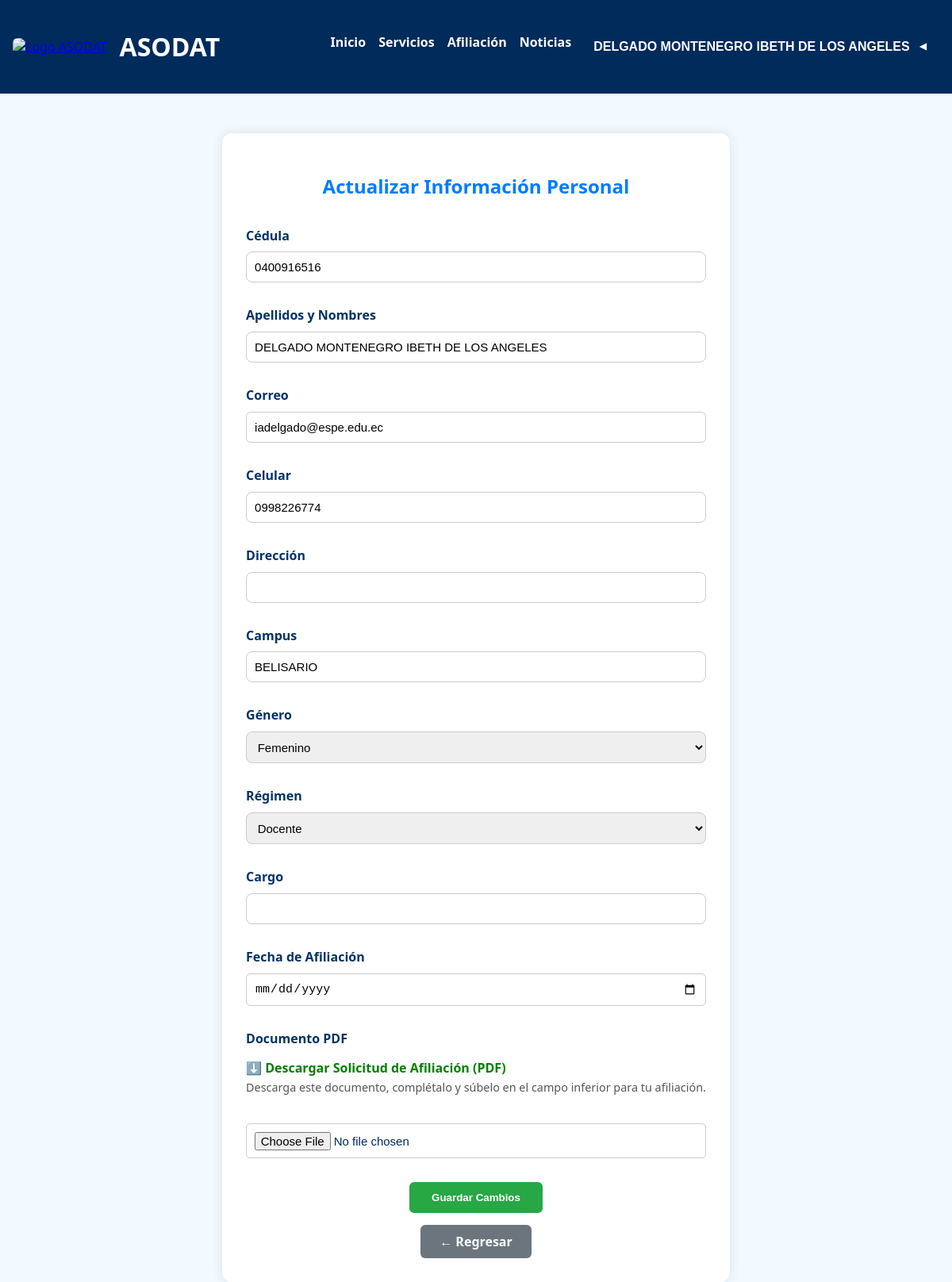
Screenshot of /pagina_actualizacion.php (signed in) with the database file from the repository.
### tables this page shows
CREATE TABLE `socios` (
  `apellidos_nombres` varchar(255) DEFAULT NULL,
  `campus` varchar(50) DEFAULT NULL,
  `genero` char(1) DEFAULT NULL,
  `regimen` varchar(50) DEFAULT NULL,
  `celular` varchar(15) DEFAULT NULL,
  `cedula` varchar(15) NOT NULL,
  `rol` varchar(20) DEFAULT NULL,
  `cargo` varchar(255) DEFAULT NULL,
  `direccion` varchar(255) DEFAULT NULL,
  `fecha_afiliacion` date DEFAULT NULL,
  `documento_pdf` varchar(255) DEFAULT NULL,
  `observaciones` text DEFAULT NULL,
  `correo` varchar(30) DEFAULT NULL,
  `tipo_usuario` enum('nuevo','adherente','fundador') DEFAULT 'nuevo'
);

### pagina_actualizacion.php (the view, shortened to what this page needs)
<?php
include("conexion.php");
$cedula = $_SESSION['cedula'];
$sql = "SELECT * FROM socios WHERE cedula = ?";
$stmt = $conn->prepare($sql);
$stmt->bind_param("s", $cedula);
$stmt->execute();
$result = $stmt->get_result();
$datos = $result->fetch_assoc();
?>
<!DOCTYPE html>
<html lang="es">
<link rel="stylesheet" href="styles.css" />
<link href="https://cdnjs.cloudflare.com/ajax/libs/font-awesome/6.0.0-beta3/css/all.min.css" rel="stylesheet">
<head>
</head>
<body>
    <header class="header">
        <div class="container">
            <div class="logo-section">
                <a href="index.php">
                    <img src="img/Logo Asociación.jpeg" alt="Logo ASODAT" class="logo-img">
                </a>
                <h1 class="logo">ASODAT</h1>
            </div>
            <nav class="nav">
                <a href="index.php">Inicio</a>
                <a href="servicios.php">Servicios</a>
                <a href="afiliacion.php">Afiliación</a>
                <a href="noticias.php">Noticias</a>
                <?php if (isset($_SESSION['cedula'])): ?>
                    <div class="dropdown">
                        <button class="dropbtn">
                            <?= $_SESSION['nombre_completo'] ?>
                            <span class="flecha">▼</span>
                        </button>
                    </div>
                <?php else: ?>
                    <a class="activo" href="login.php">Login</a>
                <?php endif; ?>
        </div>
    </header>
    <div class="contenedor">
        <h2>Actualizar Información Personal</h2>
        <form method="POST" enctype="multipart/form-data">
            <div class="form-group">
                <label>Cédula</label>
                <input type="text" name="cedula" value="<?= htmlspecialchars($cedula) ?>" readonly>
            </div>
            <div class="form-group">
                <label>Apellidos y Nombres</label>
                <input type="text" name="apellidos_nombres" value="<?= htmlspecialchars($datos['apellidos_nombres']) ?>" required>
            </div>
            <div class="form-group">
                <label>Correo</label>
                <input type="email" name="correo" value="<?= htmlspecialchars($datos['correo']) ?>" required>
            </div>
            <div class="form-group">
                <label>Celular</label>
                <input type="text" name="celular" value="<?= htmlspecialchars($datos['celular']) ?>" required>
            </div>
            <div class="form-group">
                <label>Dirección</label>
                <input type="text" name="direccion" value="<?= htmlspecialchars($datos['direccion']) ?>" required>
            </div>
            <div class="form-group">
                <label>Campus</label>
                <input type="text" name="campus" value="<?= htmlspecialchars($datos['campus']) ?>" required>
            </div>
            <div class="form-group">
                <label>Género</label>
                <select name="genero" required>
                    <option value="F" <?= $datos['genero'] == 'F' ? 'selected' : '' ?>>Femenino</option>
                </select>
            </div>
            <div class="form-group">
                <label>Régimen</label>
                <select name="regimen" required>
                    <option value="DOCENTE" <?= $datos['regimen'] == 'DOCENTE' ? 'selected' : '' ?>>Docente</option>
                </select>
            </div>
            <div class="form-group">
                <label>Cargo</label>
                <input type="text" name="cargo" value="<?= htmlspecialchars($datos['cargo']) ?>" required>
            </div>
            <div class="form-group">
                <label>Fecha de Afiliación</label>
                <input type="date" name="fecha_afiliacion" value="<?= htmlspecialchars($datos['fecha_afiliacion']) ?>" required>
            </div>
            <div class="form-group">
                <label>Documento PDF</label>
                <div class="pdf-opciones">
                    <a href="files/Solicitud de Afiliación.pdf" download style="color: green; font-weight: bold;">
                        ⬇️ Descargar Solicitud de Afiliación (PDF)
                    </a>
                    <p style="font-size: 0.9rem; color: #555; margin-top: 4px;">
                        Descarga este documento, complétalo y súbelo en el campo inferior para tu afiliación.
                    </p>
                </div><br>
                <input type="file" name="documento_pdf" accept="application/pdf">
            </div>
            <div class="form-boton">
                <input type="submit" value="Guardar Cambios">
            </div>
            <div class="form-boton" style="margin-top: 15px;">
                <div class="form-boton" style="margin-top: 15px;">
                    <a href="datos.php" style="
                        background-color: #6c757d;
                        color: white;
                        padding: 10px 24px;
                        border-radius: 6px;
                        text-decoration: none;
                        font-weight: bold;
                        display: inline-block;
                    ">← Regresar</a>
                </div>
        </form>
    </div>
</body>
</html>

### styles.css (style rules this page uses)
:root { --azul-oscuro: #1b4d7a; --azul-medio: #20859b; --azul-claro: #3ca8b7; --celeste-fondo: #e3f2f9; --blanco: #ffffff; --gris-fondo: #f0f4f8; --gris-claro: #f9fbfc; }
body { margin: 0; font-family: "Roboto", sans-serif; background-color: var(--celeste-fondo); color: var(--azul-oscuro); }
.container { max-width: 1200px; margin: auto; padding: 0 1rem; }
.header { background-color: var(--azul-oscuro); color: white; padding: 1rem 0; }
.logo-section { display: flex; align-items: center; gap: 1rem; }
.logo-img { height: 50px; border-radius: 6px; }
.nav { display: flex; gap: 1rem; }
.header .container { display: flex; justify-content: space-between; align-items: center; }
.nav a { color: white; text-decoration: none; font-weight: bold; transition: color 0.3s ease; }
html, body { height: 100%; margin: 0; display: flex; flex-direction: column; }
body { min-height: 100vh; }
:root { --azul-oscuro: #002b5b; --azul-medio: #005daa; --gris-fondo: #f4f4f4; --blanco: #ffffff; }
:root { --azul-oscuro: #002b5b; --azul-medio: #20859b; --gris-fondo: #f4f4f4; --blanco: #ffffff; }
.dropdown { position: relative; display: inline-block; }
.dropbtn { background: none; border: none; color: white; font-weight: bold; cursor: pointer; padding: 8px 12px; font-size: 16px; }
.flecha { display: inline-block; margin-left: 5px; transform: rotate(90deg); transition: transform 0.3s ease; }
* { box-sizing: border-box; }
.form-group { display: flex; flex-direction: column; }
.form-group label { font-weight: bold; color: #003366; margin-bottom: 0.3rem; }
.form-group input, .form-group select, .form-group textarea { padding: 0.6rem; border: 1px solid #ccc; border-radius: 5px; font-size: 15px; width: 100%; max-width: 100%; overflow-wrap: break-word; }
.form-group input[type="text"], .form-group select, .form-group textarea { font-family: 'Arial', sans-serif; border: 1px solid #ccc; border-radius: 8px; }

### pagina_actualizacion.php (style rules this page uses)
body { font-family: 'Segoe UI', sans-serif; background-color: #f2f9ff; margin: 0; padding: 0; }
.contenedor { max-width: 800px; margin: 50px auto; background-color: white; padding: 30px; border-radius: 12px; box-shadow: 0 0 15px rgba(0, 0, 0, 0.1); }
h2 { text-align: center; color: #007bff; }
label { font-weight: bold; margin-top: 15px; display: block; }
input[type="text"], input[type="email"], input[type="date"], select { width: 100%; padding: 10px; margin-top: 5px; border: 1px solid #ccc; border-radius: 6px; }
.form-group { margin-bottom: 15px; }
.form-boton { text-align: center; margin-top: 30px; }
.form-boton input { background-color: #28a745; color: white; padding: 12px 28px; border: none; border-radius: 6px; font-weight: bold; cursor: pointer; }
.pdf-opciones { margin-top: 10px; }
.pdf-opciones a { margin-right: 10px; text-decoration: none; color: #007bff; font-weight: bold; }

### rows the page displays
socios: apellidos_nombres "DELGADO MONTENEGRO IBETH DE LOS ANGELES", correo "iadelgado@espe.edu.ec", celular "0998226774", campus "BELISARIO", genero "Femenino", regimen "Docente"

### other values shown
$_SESSION['nombre_completo'] "DELGADO MONTENEGRO IBETH DE LOS ANGELES"
